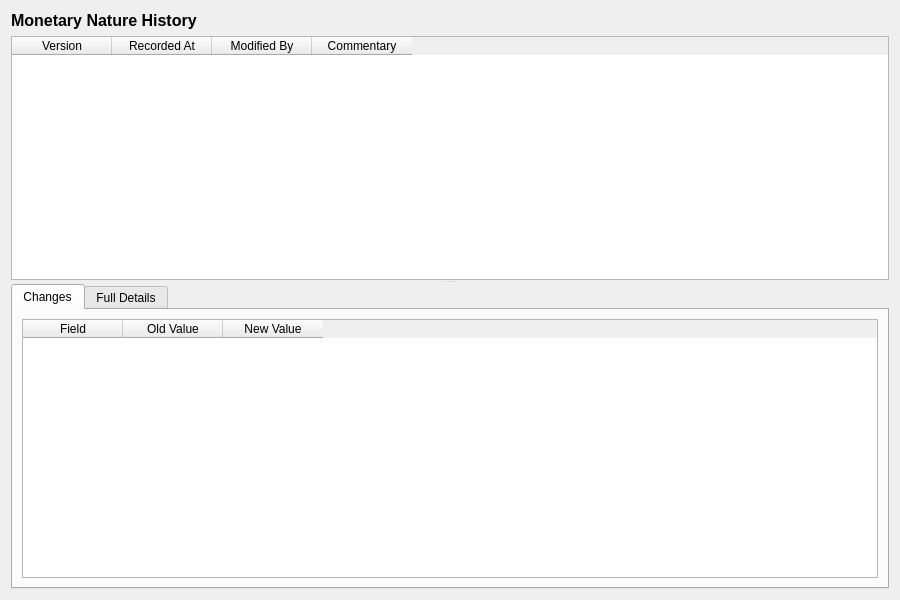
<?xml version="1.0" encoding="UTF-8"?>
<ui version="4.0">
 <class>MonetaryNatureHistoryDialog</class>
 <widget class="QWidget" name="MonetaryNatureHistoryDialog">
  <property name="geometry">
   <rect>
    <x>0</x>
    <y>0</y>
    <width>900</width>
    <height>600</height>
   </rect>
  </property>
  <property name="windowTitle">
   <string>Monetary Nature History</string>
  </property>
  <layout class="QVBoxLayout" name="verticalLayout">
   <item>
    <widget class="QLabel" name="titleLabel">
     <property name="font">
      <font>
       <pointsize>12</pointsize>
       <bold>true</bold>
      </font>
     </property>
     <property name="text">
      <string>Monetary Nature History</string>
     </property>
    </widget>
   </item>
   <item>
    <widget class="QSplitter" name="splitter">
     <property name="orientation">
      <enum>Qt::Vertical</enum>
     </property>
     <widget class="QTableWidget" name="versionListWidget">
      <property name="minimumHeight">
       <number>150</number>
      </property>
      <property name="maximumHeight">
       <number>250</number>
      </property>
      <property name="alternatingRowColors">
       <bool>true</bool>
      </property>
      <property name="editTriggers">
       <set>QAbstractItemView::NoEditTriggers</set>
      </property>
      <property name="selectionMode">
       <enum>QAbstractItemView::SingleSelection</enum>
      </property>
      <property name="selectionBehavior">
       <enum>QAbstractItemView::SelectRows</enum>
      </property>
      <column>
       <property name="text">
        <string>Version</string>
       </property>
      </column>
      <column>
       <property name="text">
        <string>Recorded At</string>
       </property>
      </column>
      <column>
       <property name="text">
        <string>Modified By</string>
       </property>
      </column>
      <column>
       <property name="text">
        <string>Commentary</string>
       </property>
      </column>
     </widget>
     <widget class="QWidget" name="detailWidget">
      <layout class="QVBoxLayout" name="detailLayout">
       <property name="leftMargin">
        <number>0</number>
       </property>
       <property name="topMargin">
        <number>0</number>
       </property>
       <property name="rightMargin">
        <number>0</number>
       </property>
       <property name="bottomMargin">
        <number>0</number>
       </property>
       <item>
        <widget class="QTabWidget" name="tabWidget">
         <property name="currentIndex">
          <number>0</number>
         </property>
         <widget class="QWidget" name="changesTab">
          <attribute name="title">
           <string>Changes</string>
          </attribute>
          <layout class="QVBoxLayout" name="changesTabLayout">
           <item>
            <widget class="QTableWidget" name="changesTableWidget">
             <property name="editTriggers">
              <set>QAbstractItemView::NoEditTriggers</set>
             </property>
             <property name="alternatingRowColors">
              <bool>true</bool>
             </property>
             <property name="selectionMode">
              <enum>QAbstractItemView::SingleSelection</enum>
             </property>
             <property name="selectionBehavior">
              <enum>QAbstractItemView::SelectRows</enum>
             </property>
             <column>
              <property name="text">
               <string>Field</string>
              </property>
             </column>
             <column>
              <property name="text">
               <string>Old Value</string>
              </property>
             </column>
             <column>
              <property name="text">
               <string>New Value</string>
              </property>
             </column>
            </widget>
           </item>
          </layout>
         </widget>
         <widget class="QWidget" name="fullDetailsTab">
          <attribute name="title">
           <string>Full Details</string>
          </attribute>
          <layout class="QVBoxLayout" name="fullDetailsTabLayout">
           <item>
            <widget class="QScrollArea" name="scrollArea">
             <property name="widgetResizable">
              <bool>true</bool>
             </property>
             <widget class="QWidget" name="scrollAreaWidgetContents">
              <property name="geometry">
               <rect>
                <x>0</x>
                <y>0</y>
                <width>560</width>
                <height>450</height>
               </rect>
              </property>
              <layout class="QFormLayout" name="formLayout">
               <item row="0" column="0">
                <widget class="QLabel" name="codeValueLabel">
                 <property name="text">
                  <string>Code:</string>
                 </property>
                </widget>
               </item>
               <item row="0" column="1">
                <widget class="QLabel" name="codeValue">
                 <property name="text">
                  <string/>
                 </property>
                </widget>
               </item>
               <item row="1" column="0">
                <widget class="QLabel" name="nameValueLabel">
                 <property name="text">
                  <string>Name:</string>
                 </property>
                </widget>
               </item>
               <item row="1" column="1">
                <widget class="QLabel" name="nameValue">
                 <property name="text">
                  <string/>
                 </property>
                </widget>
               </item>
               <item row="2" column="0">
                <widget class="QLabel" name="descriptionValueLabel">
                 <property name="text">
                  <string>Description:</string>
                 </property>
                </widget>
               </item>
               <item row="2" column="1">
                <widget class="QLabel" name="descriptionValue">
                 <property name="text">
                  <string/>
                 </property>
                 <property name="wordWrap">
                  <bool>true</bool>
                 </property>
                </widget>
               </item>
               <item row="3" column="0">
                <widget class="QLabel" name="versionNumberLabel">
                 <property name="text">
                  <string>Version:</string>
                 </property>
                </widget>
               </item>
               <item row="3" column="1">
                <widget class="QLabel" name="versionNumberValue">
                 <property name="text">
                  <string/>
                 </property>
                </widget>
               </item>
               <item row="4" column="0">
                <widget class="QLabel" name="modifiedByLabel">
                 <property name="text">
                  <string>Modified By:</string>
                 </property>
                </widget>
               </item>
               <item row="4" column="1">
                <widget class="QLabel" name="modifiedByValue">
                 <property name="text">
                  <string/>
                 </property>
                </widget>
               </item>
               <item row="5" column="0">
                <widget class="QLabel" name="recordedAtLabel">
                 <property name="text">
                  <string>Recorded At:</string>
                 </property>
                </widget>
               </item>
               <item row="5" column="1">
                <widget class="QLabel" name="recordedAtValue">
                 <property name="text">
                  <string/>
                 </property>
                </widget>
               </item>
               <item row="6" column="0">
                <widget class="QLabel" name="changeCommentaryLabel">
                 <property name="text">
                  <string>Change Commentary:</string>
                 </property>
                </widget>
               </item>
               <item row="6" column="1">
                <widget class="QLabel" name="changeCommentaryValue">
                 <property name="text">
                  <string/>
                 </property>
                 <property name="wordWrap">
                  <bool>true</bool>
                 </property>
                </widget>
               </item>
              </layout>
             </widget>
            </widget>
           </item>
          </layout>
         </widget>
        </widget>
       </item>
      </layout>
     </widget>
    </widget>
   </item>
  </layout>
 </widget>
 <resources/>
 <connections/>
</ui>
